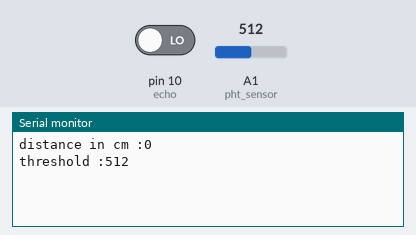
A sketch run on a simulated Arduino Uno, built with avr-gcc and run on an emulated ATmega328P. On the bench: the last lines printed to the serial monitor. The test bench sets the inputs (shaded band); at power-on: A1 (pht_sensor) = 512, pin 10 (echo) LOW.

Above: at 1.2 s.
1.3 s: A1 (pht_sensor) set to 716
At 2.7 s:
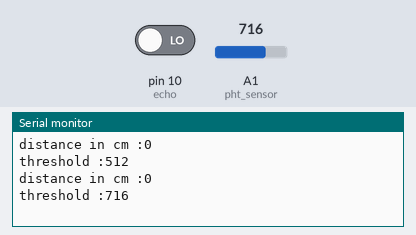
2.8 s: A1 (pht_sensor) set to 900
At 4.4 s:
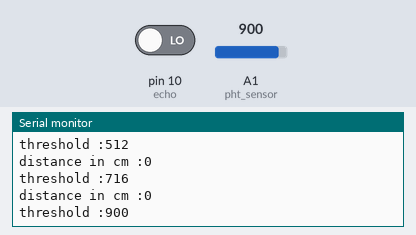
Timing chart, 0 to 5.9 s (numbered marks = the images above; inputs shaded):
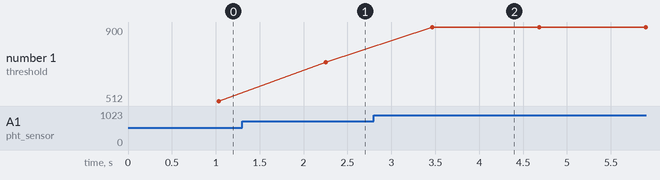

Measured:
- after the input at 1.3 s, the serial monitor: prints a new line after 0.95 s (image 1)
- after the input at 2.8 s, the serial monitor: prints a new line after 0.67 s (image 2)
- plotted number 1: 512 → 716 after the input at 1.3 s, 716 → 900 after the input at 2.8 s

The sketch:

testing_ultr.ino
```cpp
//this is a C++ code used in arduino
// this code basically shows the distance of an object and the threshold from the object
int trig = 11;
int echo = 10;
int pht_sensor = A1;
int distance ;
float sign_time ;

void setup() {
  Serial.begin(9600);
  pinMode(echo, INPUT);
  pinMode(trig, OUTPUT);
}

void loop() {  //the trig sends the signal while the echo recieves it, when trig is high echo is low
  digitalWrite(trig, LOW);
  delay(3);
  digitalWrite(trig, HIGH);
  delay(12);
  digitalWrite(trig, LOW);
  sign_time= pulseIn( echo, HIGH); // pulseIn cals d time it takes for the signal to be recieved from the object ; for this one, its by echo
  distance = (0.034 * sign_time)/2 ; //its over 2 cus its half the total distance which is; to the object and from it
  // the ultrasonic sound speed is ideally 340 m/s but its in cm/microsecs now👌 ( pulseIn unit is in microsecs)
  Serial.print("distance in cm :");
  Serial.println(distance);
  Serial.print("threshold :");
  Serial.println(analogRead(pht_sensor));
  delay(200);
}
```
